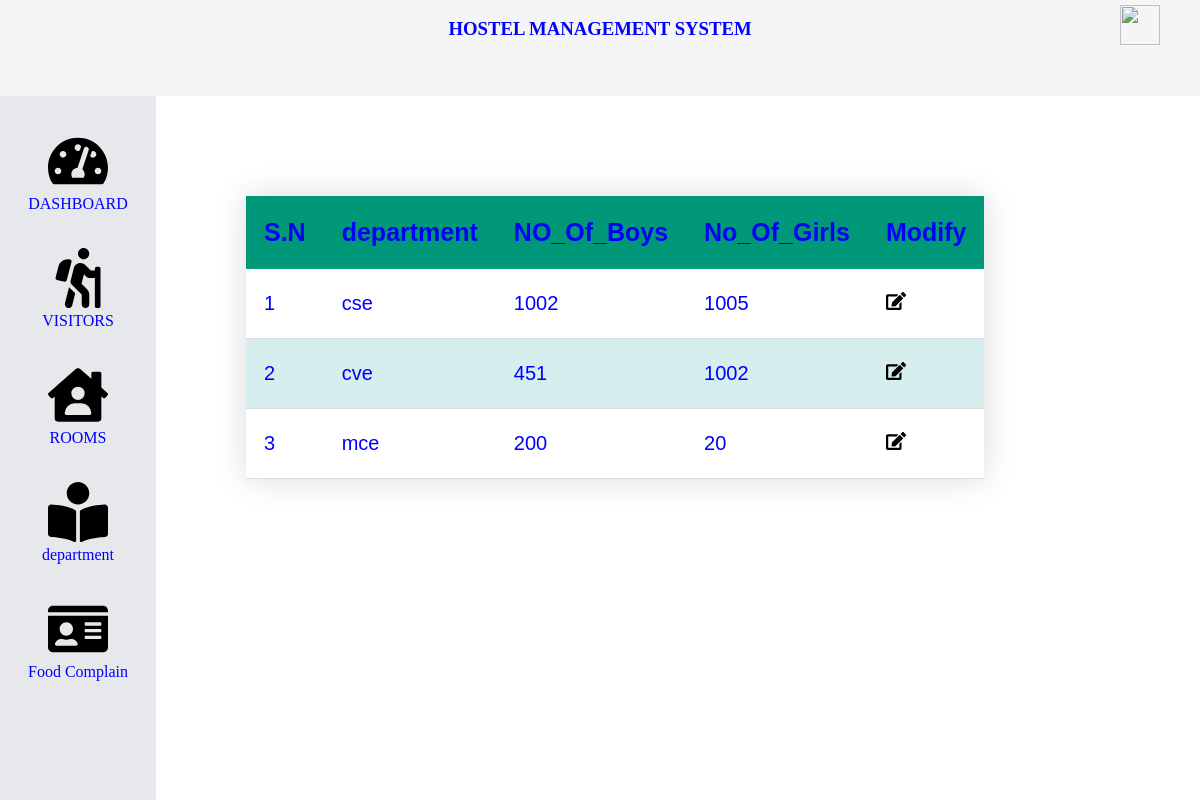
The page /department.php on the database its author committed.
### tables this page shows
CREATE TABLE `department` (
  `departmentid` int(3) UNSIGNED DEFAULT NULL,
  `branch` varchar(3) NOT NULL,
  `Boys` int(10) DEFAULT NULL,
  `Girls` int(10) DEFAULT NULL
);

### department.php (the view)
<?php
include "dashboard.php";
?>
<div class="maincontent">
    <body>
        <table class="styledtable">
            <thead>
                <tr>
                    <th>S.N</th>
                    <th>department</th>
                    <th>NO_Of_Boys</th>
                    <th>No_Of_Girls</th>
                    <th>Modify</th>
                </tr>
            </thead>
            <tbody>
                <?php
                $sql = "select * from department";
                $result = mysqli_query($conn, $sql);
                $count = 1;
                while ($rows = mysqli_fetch_assoc($result)) {
                ?>
                    <tr>
                        <td><?php echo $count++; ?></td>
                        <td><?php echo $rows['branch']; ?></td>
                        <td><?php echo $rows['Boys']; ?></td>
                        <td><?php echo $rows['Girls']; ?></td>
                        <td><a href="departmentedit.php?id=<?php echo $rows['branch']; ?>"><img src="icons/edit-solid.svg"></a></td>
                    </tr>
                <?php
                }
                ?>
            </tbody>
        </table>
</div>
</div>
</body>
</html>

### css/tablestyle.css (style rules this page uses)
.styledtable { font-size: 20px; border-collapse: collapse; margin: 100px 90px; font-family: sans-serif; min-width: 400px; box-shadow: 0 0 30px rgba(0, 0, 0, 0.15); }
.styledtable thead tr { font-size: 25px; background-color: #009879; color: #ffffff; text-align: left; }
.styledtable th, .styledtable td { padding: 22px 18px; }
.styledtable tbody tr { border-bottom: 1px solid #dddddd; }
.styledtable tbody tr:nth-child(even) { background-color: #d6eeee; }
.styledtable td img { width: 20px; height: 20px; }

### css/dashboard.css (style rules this page uses)
* { color: blue; margin: 0; padding: 0; }
.maincontent { background-color: white; width: 87%; height: 95vh; }

### dashboard.php (style rules this page uses)
.maincontent { width: 87vw; height: 100%; overflow: scroll; }

### rows shown on the page
department: branch "cse", Boys "1002", Girls "1005"
department: branch "cve", Boys "451", Girls "1002"
department: branch "mce", Boys "200", Girls "20"
